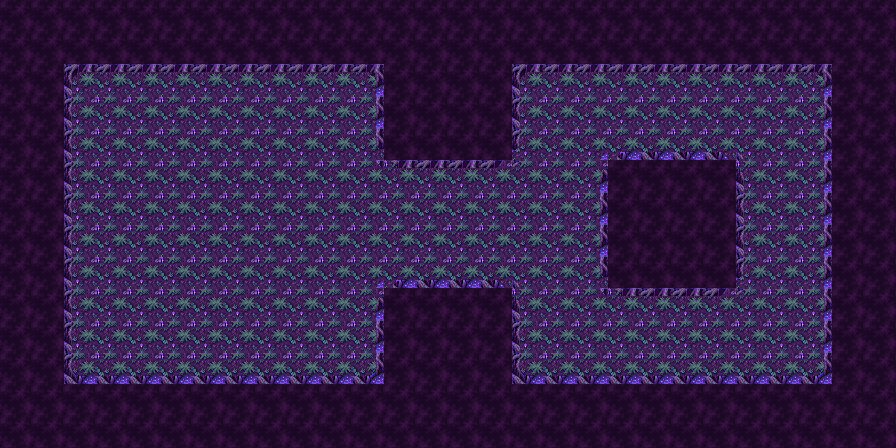

This game map was drawn from its Tiled (.tmx) file and the tilesets committed beside it. A one-line description and the full map source follow:
An orthogonal 28x14 tile map with 32x32 px tiles, 2 tile layers (Floor, Walls).

<map version="1.10" tiledversion="1.12.2" orientation="orthogonal" renderorder="right-down" width="28" height="14" tilewidth="32" tileheight="32" infinite="0" nextlayerid="4" nextobjectid="1">
 <tileset firstgid="1" source="tiles.tsx" />
 <layer id="1" name="Floor" width="28" height="14">
  <data encoding="csv">
22,22,22,22,22,22,22,22,22,22,22,22,22,22,22,22,22,22,22,22,22,22,22,22,22,22,22,22,
22,22,22,22,22,22,22,22,22,22,22,22,22,22,22,22,22,22,22,22,22,22,22,22,22,22,22,22,
22,22,22,22,22,22,22,22,22,22,22,22,22,22,22,22,22,22,22,22,22,22,22,22,22,22,22,22,
22,22,22,22,22,22,22,22,22,22,22,22,22,22,22,22,22,22,22,22,22,22,22,22,22,22,22,22,
22,22,22,22,22,22,22,22,22,22,22,22,22,22,22,22,22,22,22,22,22,22,22,22,22,22,22,22,
22,22,22,22,22,22,22,22,22,22,22,22,22,22,22,22,22,22,22,22,22,22,22,22,22,22,22,22,
22,22,22,22,22,22,22,22,22,22,22,22,22,22,22,22,22,22,22,22,22,22,22,22,22,22,22,22,
22,22,22,22,22,22,22,22,22,22,22,22,22,22,22,22,22,22,22,22,22,22,22,22,22,22,22,22,
22,22,22,22,22,22,22,22,22,22,22,22,22,22,22,22,22,22,22,22,22,22,22,22,22,22,22,22,
22,22,22,22,22,22,22,22,22,22,22,22,22,22,22,22,22,22,22,22,22,22,22,22,22,22,22,22,
22,22,22,22,22,22,22,22,22,22,22,22,22,22,22,22,22,22,22,22,22,22,22,22,22,22,22,22,
22,22,22,22,22,22,22,22,22,22,22,22,22,22,22,22,22,22,22,22,22,22,22,22,22,22,22,22,
22,22,22,22,22,22,22,22,22,22,22,22,22,22,22,22,22,22,22,22,22,22,22,22,22,22,22,22,
22,22,22,22,22,22,22,22,22,22,22,22,22,22,22,22,22,22,22,22,22,22,22,22,22,22,22,22
</data>
 </layer>
 <layer id="2" name="Walls" width="28" height="14">
  <data encoding="csv">
0,0,0,0,0,0,0,0,0,0,0,0,0,0,0,0,0,0,0,0,0,0,0,0,0,0,0,0,
0,0,0,0,0,0,0,0,0,0,0,0,0,0,0,0,0,0,0,0,0,0,0,0,0,0,0,0,
0,0,2,6,6,6,6,6,6,6,6,5,0,0,0,0,2,6,6,6,6,6,6,6,6,5,0,0,
0,0,3,21,21,21,21,21,21,21,21,15,0,0,0,0,3,21,21,21,21,21,21,21,21,15,0,0,
0,0,3,21,21,21,21,21,21,21,21,18,0,0,0,0,4,21,17,14,11,11,12,13,21,15,0,0,
0,0,3,21,21,21,21,21,21,21,21,20,19,6,6,7,8,21,16,0,0,0,0,9,21,15,0,0,
0,0,3,21,21,21,21,21,21,21,21,21,21,21,21,21,21,21,15,0,0,0,0,3,21,15,0,0,
0,0,3,21,21,21,21,21,21,21,21,21,21,21,21,21,21,21,15,0,0,0,0,3,21,15,0,0,
0,0,3,21,21,21,21,21,21,21,21,17,14,11,11,12,13,21,18,0,0,0,0,4,21,15,0,0,
0,0,3,21,21,21,21,21,21,21,21,16,0,0,0,0,9,21,20,19,6,6,7,8,21,15,0,0,
0,0,3,21,21,21,21,21,21,21,21,15,0,0,0,0,3,21,21,21,21,21,21,21,21,15,0,0,
0,0,1,11,11,11,11,11,11,11,11,10,0,0,0,0,1,11,11,11,11,11,11,11,11,10,0,0,
0,0,0,0,0,0,0,0,0,0,0,0,0,0,0,0,0,0,0,0,0,0,0,0,0,0,0,0,
0,0,0,0,0,0,0,0,0,0,0,0,0,0,0,0,0,0,0,0,0,0,0,0,0,0,0,0
</data>
 </layer>
 <objectgroup id="3" name="Objects" />
</map>
